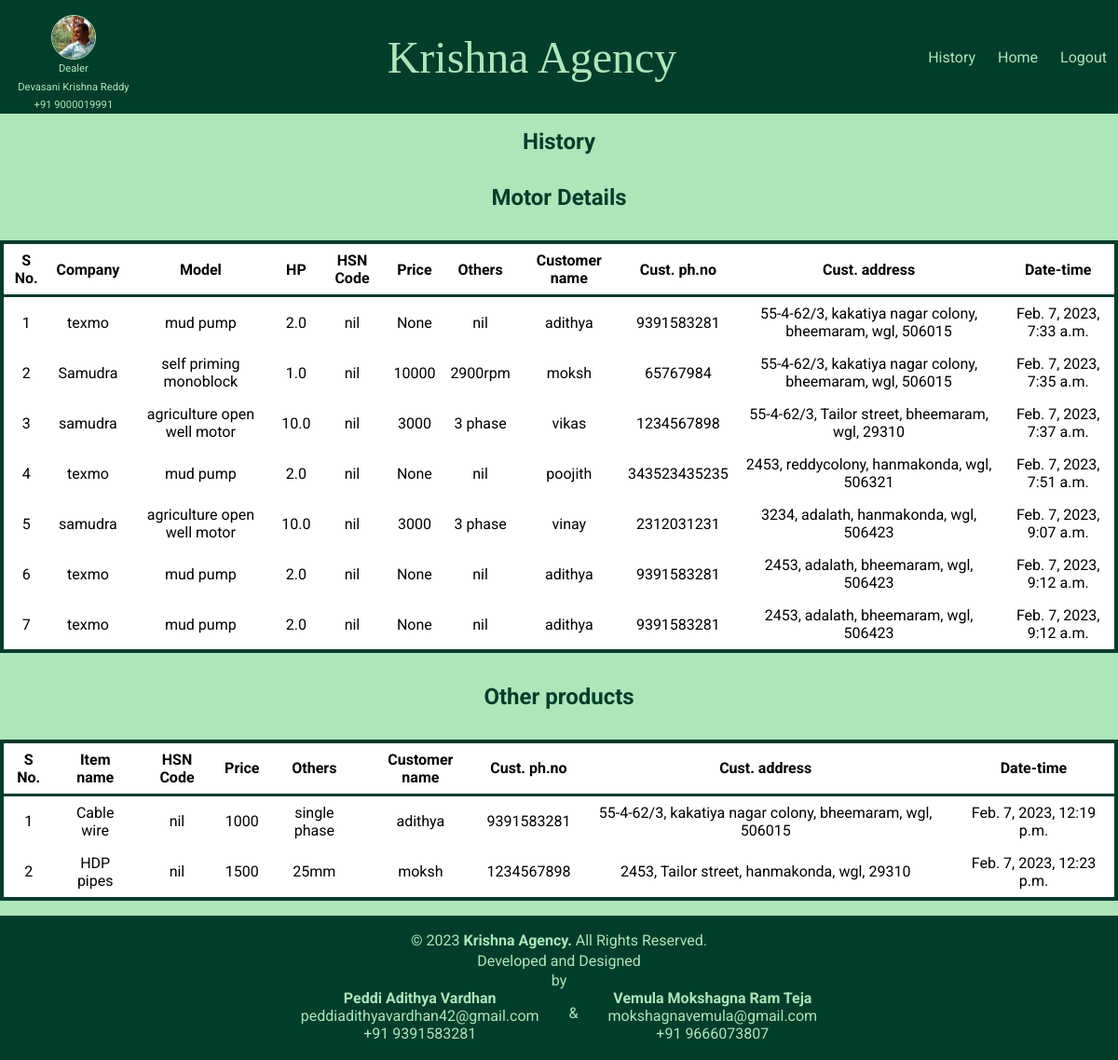
/history_page/ (signed in), run on an earlier commit of the app's database.
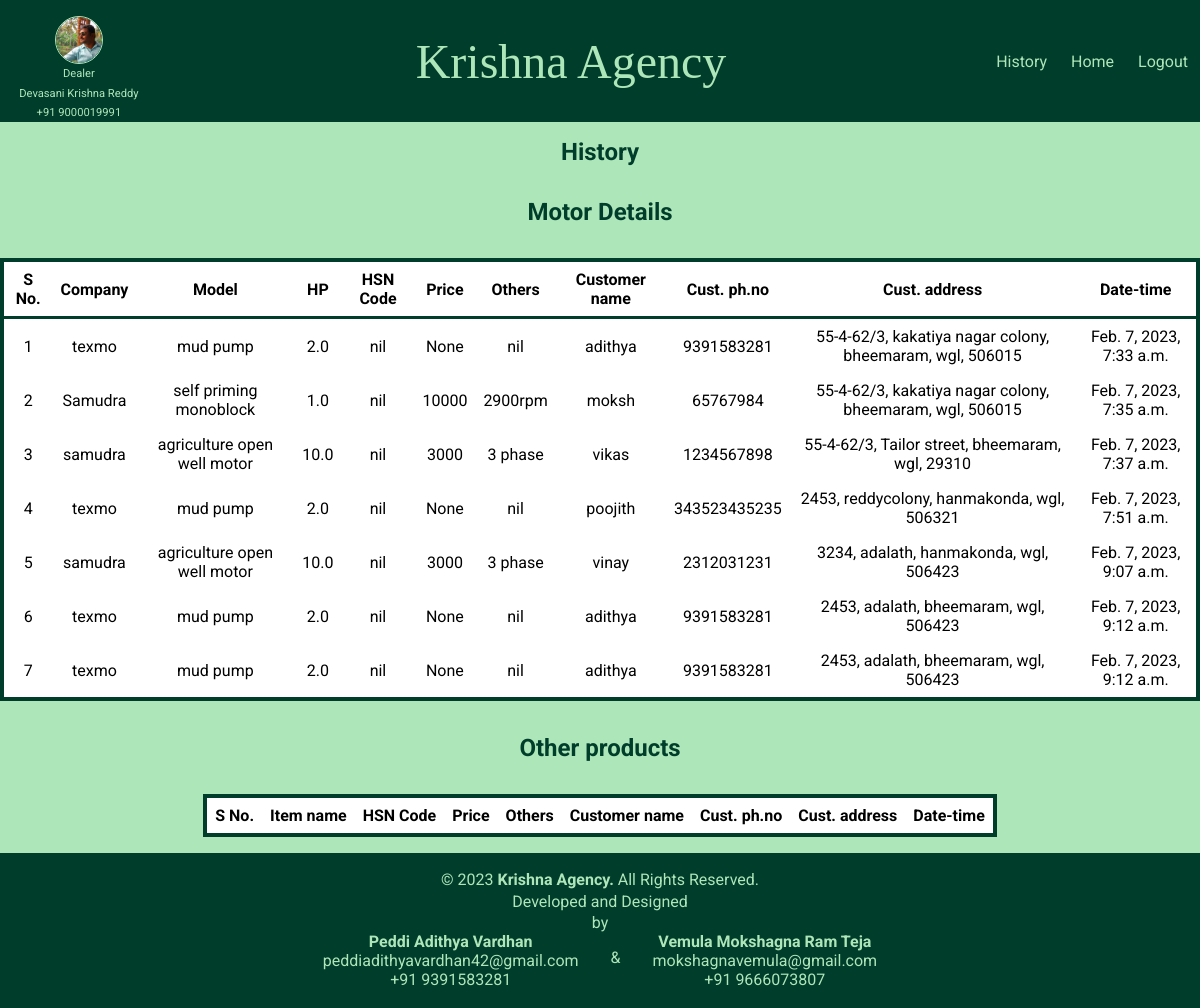
And on a later commit of the database.
### customer/models.py (models this page shows, shortened)
class selled_motor(models.Model):
    company=models.CharField(max_length=50)
    model_name=models.CharField(max_length=100)
    hp=models.DecimalField(max_digits=3, decimal_places=1)
    hsncode=models.CharField(max_length=50)
    price=models.IntegerField(null=True)
    others=models.CharField(max_length=100)
    customer_name=models.CharField(max_length=100)
    customer_phno=models.IntegerField()
    customer_address=models.TextField()
    dateandtime = models.DateTimeField(auto_now=False, auto_now_add=True, null=True, editable=False)

class selled_other(models.Model):
    item_name=models.CharField(max_length=50)
    specifications=models.CharField(max_length=50)
    hsncode=models.CharField(max_length=50)
    price=models.IntegerField(null=True)
    customer_name=models.CharField(max_length=100)
    customer_phno=models.IntegerField()
    customer_address=models.TextField()
    date=models.DateTimeField(auto_now=False, auto_now_add=True, null=True, editable=False)

### stock/views.py (the view)
# urls.py: path("history_page/", views.history, name='history')
@login_required(login_url='loginpage')
def history(request):
    details=selled_motor.objects.all()
    other_details=selled_other.objects.all()
    return render(request, 'stock/history.html',{
        "other_details" : other_details,
        "details" : details
    })

### stock/templates/stock/history.html (shortened to what this page needs)
{% extends 'stock_base.html' %}
{% load static %}
{% block page_css %}
<link rel="stylesheet" href="{% static "stock/history.css" %}">
{% endblock page_css %}
{% block page_body %}
<main>
    <h1>History</h1>
    <h1>Motor Details</h1>
    <table>
        <thead>
            <tr>
                <th>S No.</th>
                <th>Company</th>
                <th>Model</th>
                <th>HP</th>
                <th>HSN Code</th>
                <th>Price</th>
                <th>Others</th>
                <th>Customer name</th>
                <th>Cust. ph.no</th>
                <th>Cust. address</th>
                <th>Date-time</th>
            </tr>
        </thead>
        <tbody>
            {% for fields in details %}
            <tr>
                <td>{{forloop.counter}}</td>
                <td>{{fields.company}}
                <td>{{fields.model_name}}</td>
                <td>{{fields.hp}}</td>
                <td>{{fields.hsncode}}</td>
                <td>{{fields.price}}</td>
                <td>{{fields.others}}</td>
                <td>{{fields.customer_name}}</td>
                <td>{{fields.customer_phno}}</td>
                <td>{{fields.customer_address}}</td>
                <td>{{fields.dateandtime}}</td>
            </tr>
        </tbody>
        {% endfor%}
    </table>
    <h1>Other products</h1>
    <table>
        <thead>
            <tr>
                <th>S No.</th>
                <th>Item name</th>
                <th>HSN Code</th>
                <th>Price</th>
                <th>Others</th>
                <th>Customer name</th>
                <th>Cust. ph.no</th>
                <th>Cust. address</th>
                <th>Date-time</th>
            </tr>
        </thead>
        <tbody>
            {% for fields in other_details %}
            <tr>
                <td>{{forloop.counter}}</td>
                <td>{{fields.item_name}}
                <td>{{fields.hsncode}}</td>
                <td>{{fields.price}}</td>
                <td>{{fields.specifications}}</td>
                <td>{{fields.customer_name}}</td>
                <td>{{fields.customer_phno}}</td>
                <td>{{fields.customer_address}}</td>
                <td>{{fields.date}}</td>
            </tr>
        </tbody>
        {% endfor%}
    </table>
</main>
{% endblock page_body %}

### templates/stock_base.html (shortened to what this page needs)
{%load static%}
<!DOCTYPE html>
<html lang="en">
<head>
    <link rel="stylesheet" href="{% static "style.css" %}">
    <link rel="stylesheet" href="{% static "stock/includes/header.css" %}">
    <link rel="stylesheet" href="{% static "stock/includes/footer.css" %}">
    {% block page_css %}{% endblock page_css %}
</head>
<body>
    {% include "stock/includes/header.html" %}
    {% block page_body %}{% endblock page_body %}
    {% include "stock/includes/footer.html" %}
</body>
</html>

### stock/templates/stock/includes/header.html
{% load static %}
<header>
    <nav>
        <div class="profilepic">
            <img src="{% static "stock/media/profilepic.jpeg" %}" alt="Krishna">
            <p class="ap">Dealer</p>
            <p class="ap">Devasani Krishna Reddy</p>
            <a href="tel:+91 9000019991" class="ap">+91 9000019991</a>
        </div>
        <div class="logo">
                <a href="{% url 'stockpage' %}">
                Krishna Agency
            </a>
        </div>
        <div class="actions">
            <li class="act1"><a href={% url 'history' %}>History</a></li>
            <li class="act2"><a href={% url 'stockpage' %}>Home</a></li>
            <li class="act2"><a href={% url 'logout' %}>Logout</a></li>
        </div>
    </nav>
</header>

### stock/templates/stock/includes/footer.html
{% load static %}
<footer>
    <div class="content">
        <p id="crights">&copy;
            <script>document.write(new Date().getFullYear())</script> <span class="bold">Krishna Agency.</span> All
            Rights Reserved.
        </p>
        <p class="devs"> Developed and Designed  <div > by</div>
            <div class="devnames">
                <div class="name">
                    <span class="bold">Peddi Adithya Vardhan</span>
                    <a href="mailto:peddiadithyavardhan42@gmail.com">peddiadithyavardhan42@gmail.com</a>
                     <a href="tel:+91 9391583281">+91 9391583281</a>
                </div>
                <div id="and">& </div>
                <div class="name">
                    <span class="bold">Vemula Mokshagna Ram Teja</span>
                     <a href="mailto:mokshagnavemula@gmail.com">mokshagnavemula@gmail.com</a>
                     <a href="tel:+91 9666073807">+91 9666073807</a>
                </div>
            </div>
        </p>
    </div>
</footer>

### static/style.css (style rules this page uses)
* { box-sizing: border-box; }
:root { --dark-color: #003d2b; --light-bg-color: #ade6b9; }
body { margin: auto; background-color: var(--light-bg-color); font-family: 'Roboto', sans-serif; display: flex; flex-direction: column; min-height: 100vh; }
main { flex-grow: 1; }
header { z-index: 10; }
header, footer { flex-shrink: 0; }

### stock/static/stock/includes/header.css (style rules this page uses)
header { background-color: var(--dark-color); position: sticky; top: 0; width: 100%; }
nav { display: flex; justify-content: space-between; }
.profilepic { padding: 1rem; padding-bottom: 0; display: flex; flex-direction: column; align-items: center; }
.ap { color: var(--light-bg-color); margin: .2rem; font-size: .7rem; }
.profilepic img { border: 1px solid var(--light-bg-color);; border-radius: 50%; width: 3rem; object-fit: contain; }
.logo { font-family: 'Josefin Slab', serif; color: var(--light-bg-color);; font-size: 3rem; display: flex; align-items: center; }
.actions { display: flex; justify-content: space-between; align-items: center; }
.actions li { color: var(--light-bg-color);; list-style: none; padding: 0 0.75rem 0 0.75rem; }
a { text-decoration: none; color: var(--light-bg-color);; }

### stock/static/stock/includes/footer.css (style rules this page uses)
footer { background-color: var(--dark-color); padding: 1rem; }
.content { display: flex; flex-direction: column; align-items: center; color: var(--light-bg-color);; }
.bold { font-weight: 700; }
p { margin: .1rem; }
.devnames { display: flex; justify-content: center; }
.name { display: flex; flex-direction: column; align-items: center; }
#and { margin: 1rem 2rem; }

### stock/static/stock/history.css (style rules this page uses)
main { display: flex; flex-direction: column; align-items: center; flex-wrap: wrap; overflow: auto; }
h1 { color: #003d2b; font-size: 1.5rem; }
table { margin: 1rem 0; border: 0.3rem solid #003d2b; border-collapse: collapse; background-color: #ffffff; }
th, td { padding: 0.5rem 0.5rem; text-align: center; border-bottom: 1px solid #003d2b; margin: 0; }
th { border-bottom: 0.2rem solid #003d2b; }
tr:last-child>td { border-bottom: none; }

What changed in the data, as far as the page shows it:
removed selled_other: item_name "Cable wire", hsncode "nil", price "1000", specifications "single phase", customer_name "adithya", customer_phno "9391583281", customer_address "55-4-62/3, kakatiya nagar colony, bheemaram, wgl, 506015", date "Feb. 7, 2023, 12:19 p.m."
removed selled_other: item_name "HDP pipes", hsncode "nil", price "1500", specifications "25mm", customer_name "moksh", customer_phno "1234567898", customer_address "2453, Tailor street, hanmakonda, wgl, 29310", date "Feb. 7, 2023, 12:23 p.m."
